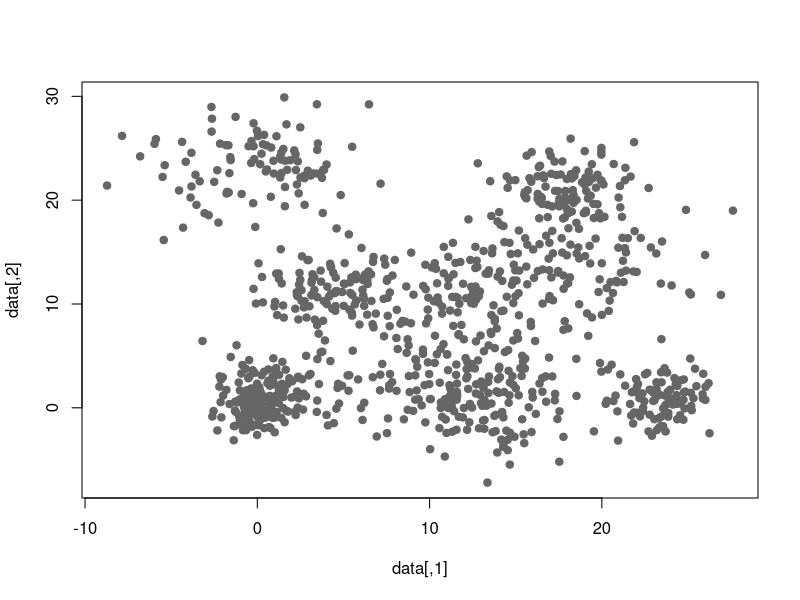

The R source for this figure:
require(mvtnorm)

set.seed(1607)

# number of runs (number of instances generated)
nbRuns <- 1

# the range for the means: from $minMean to $maxMean
minMean <- 0
maxMean <- 25

# the range for the stdev: from $minCov to $maxCov
minCov <- 1
maxCov <- 10

# degree of separability
c <- 1.0

# number of clusters (distributions)
m <- 10

# number of features
d <- 2

# number of data points
nbPoints <- 1000

# number of points per cluster (distribution) -- or cardinality of each group
Q <- nbPoints/m

eps <- 0.02

it <- 1
nbValild <- 0

labels <- c()

stt <- 1
end <- Q

for(i in 1:m) {
	labels[stt:end] <- i
	stt <- end + 1
	end <- end + Q
}

# while(it <= nbRuns && nbValild < 10) {
while(it <= nbRuns) {
	means = matrix(nrow=d, ncol=m)
	stdev = matrix(nrow=d, ncol=m)
	data <- matrix(nrow=m*Q, ncol=d)

	# randomly generate the standard deviation for each cluster (gaussian distribution)
	st <- sample(seq(from = minCov, to = maxCov), size = m, replace = TRUE)
	
	q <- 1

	for (i in 1:m) {
		# randomly generate the means for each cluster (gaussian distribution) and each feature inside the cluster
		means[,i] <- sample(seq(from = minMean, to = maxMean), size = d, replace = TRUE)
		
		# generate the same standard dev for each feature of the gaussian distribution
		stdev[,i] <- runif(d, st[i], st[i])
		
		# stdev[,i] <- sample(seq(from = maxCov, to = maxCov), size = d, replace = TRUE) # standard dev for gaussian distributions
		
		# generate the gaussian distribution with means and co-variance matrix
		P <- rmvnorm(Q, means[,i], diag(stdev[,i], d))
		
		# append the points generated in each gaussian to the entire dataset
		for(q in 1:Q) {
			data[(i-1)*Q + q,] <- P[q,]	
		}
	}

	# get min and max for 1st and 2nd features to generate the plot
	xmin <- min(data[,1])
	xmax <- max(data[,1])
	ymin <- min(data[,2])
	ymax <- max(data[,2])

	plot(data, xlim = c(xmin, xmax), ylim = c(ymin, ymax), pch = 19, col = "gray40")

	# generate all pairs by indeces
	pairs <- combn(m, 2)
	
	cont <- 0
	contNext <- 0

	# for each pair check if they are c-separable
	for(j in 1:ncol(pairs)) {
		
		a <- pairs[,j][1]
		b <- pairs[,j][2]

		# get the max eigenvalue of the co-variance matrix of cluster 1
		lambda1 <- max(eigen(diag(stdev[,a], d))$values)

		# get the max eigenvalue of the co-variance matrix of cluster 2
		lambda2 <- max(eigen(diag(stdev[,b], d))$values)
		
		maxLambda <- max(lambda1, lambda2)

		# left side of the c-separability inequality
		leftSide <- sqrt(sum((means[,a] - means[,b]) ^ 2))
		
		# right side of the c-separability inequality
		rigthSide <- c * sqrt(d * maxLambda)
		
		# right side of the next c-separability inequality
		nextRigthSize <- (c+0.5) * sqrt(d * maxLambda)

		# check if pairs are c-separable
		if(leftSide >= rigthSide) {
			cont = cont+1
			# check if the pairs are c-separable also for the next c
			if(leftSide >= nextRigthSize) {
				contNext = contNext + 1
			}
		}
	}

	# get the proportion of pairs accomplishing the c-separability for current and next degree
	result <- c(1.0*cont/ncol(pairs), 1.0*contNext/ncol(pairs))

	if(result[1] + eps > 1 && result[2] < 1) {
		# save file
		nbValild <- nbValild + 1
		
		outputFile <- "~/src/hg/hg-means/data/gaussian/G"
		labelsFile <- "~/src/hg/hg-means/labels/gaussian/G"

		cStr <- toString(c)
		cStr <- gsub("\\.", "", cStr)
		
		fileDesc <- ""
		fileDesc <- paste(fileDesc, toString(m), sep="-")
		fileDesc <- paste(fileDesc, toString(d), sep="-")
		fileDesc <- paste(fileDesc, toString(nbValild), sep="-")
		fileDesc <- paste(fileDesc, ".txt", sep="")

		outputFile <- paste(outputFile, fileDesc, sep="")
		labelsFile <- paste(labelsFile, fileDesc, sep="")

		# Write data to file
		# write.table(paste(toString(nbPoints), toString(d)), file = outputFile, sep = " ", quote = FALSE, row.names = FALSE, col.names = FALSE)
		# write.table(data, file = outputFile, sep = " ", row.names = FALSE, col.names = FALSE, append=TRUE)

		# Write labels to file
		# write.table(labels, file = labelsFile, sep = " ", row.names = FALSE, col.names = FALSE)
		# print(paste("Saving", outputFile , sep=" "))
	}

	it <- it+1
	# print the proportion of pairs of clusters that are c-separable and (c+0.5)-separable
	print(result)
}